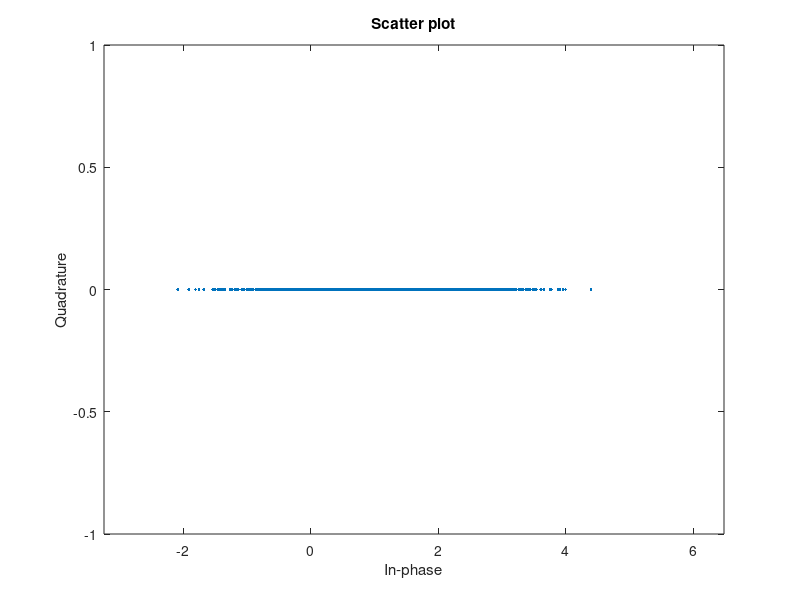

Write the MATLAB code that produced this figure. (Note: this script raises an error after producing the figure.)
clc
%close all
%clear

% Transmit and receive data using a nonrectangular 16-ary constellation in the presence of Gaussian noise. Show the scatter plot of the noisy constellation and estimate the symbol error rate (SER) for two different signal-to-noise ratios.

% 16-QAM constellation based on the V.29 standard for telephone-line modems.
% c = [-5 -5i 5 5i -3 -3-3i -3i 3-3i 3 3+3i 3i -3+3i -1 -1i 1 1i];

% 16-QAM
% c = [-3+3i -1+3i 1+3i 3+3i -3+1i -1+1i 1+1i 3+1i -3-1i -1-1i 1-1i 3-1i -3-3i -1-3i 1-3i 3-3i];

% QPSK
% c = [-1+i 1+i -1-i 1-i];

% BPSK
c = [-1 +1];

M = length(c);

% Generate random symbols.
% data = randi([0 M-1],2000,1);
data = randi(1, 2000,1);

% Modulate the data by using the genqammod function. General QAM modulation is necessary because the custom constellation is not rectangular.
modData = genqammod(data,c);

% Pass the signal through an AWGN channel having a 20 dB signal-to-noise ratio (SNR).
rxSig = awgn(modData,0,'measured');

% Display a scatter plot of the received signal and the reference constellation, c.
h = scatterplot(rxSig);
hold on
scatterplot(c,[],[],'r*',h)
grid
hold off

% Demodulate the received signal by using the genqamdemod function. Determine the number of symbol errors and the symbol error ratio.

demodData = genqamdemod(rxSig,c);
[numErrors,ser] = symerr(data,demodData)

